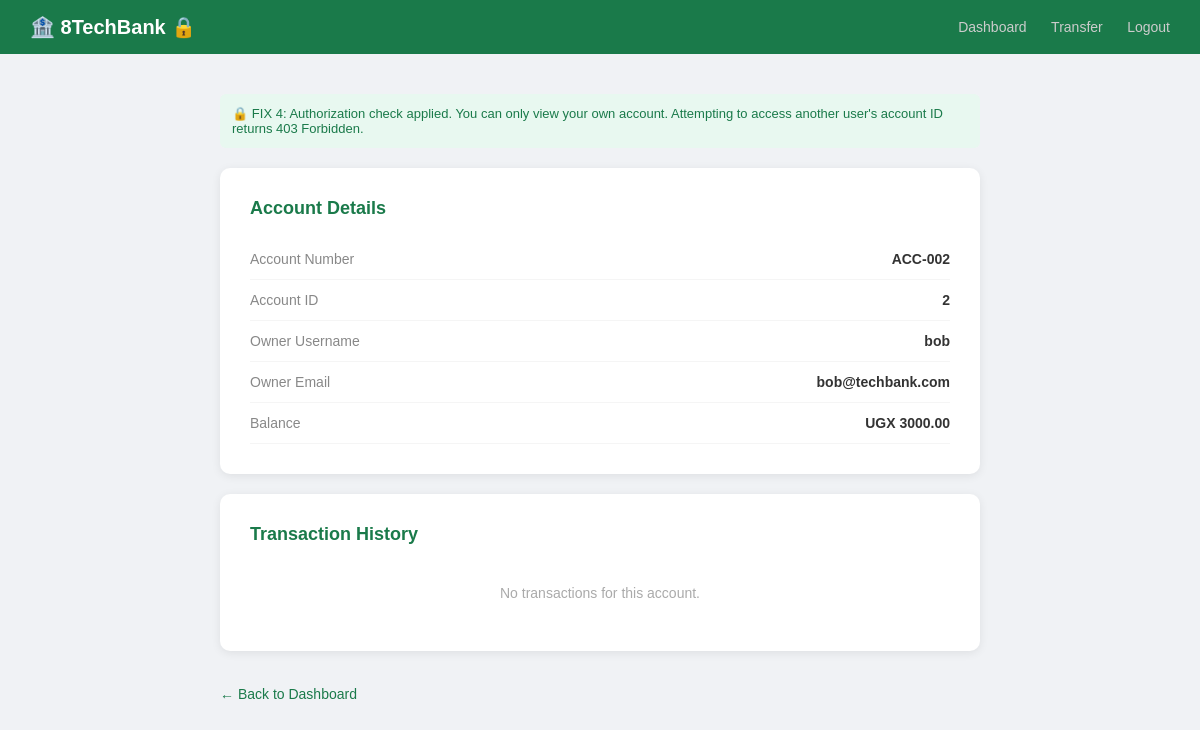
Screenshot of /account/2 (signed in) with the database file from the repository.
### tables this page shows
CREATE TABLE accounts (
            id INTEGER PRIMARY KEY AUTOINCREMENT,
            user_id INTEGER NOT NULL,
            account_number TEXT NOT NULL UNIQUE,
            balance REAL DEFAULT 0.0,
            FOREIGN KEY (user_id) REFERENCES users(id)
        );

CREATE TABLE users (
            id INTEGER PRIMARY KEY AUTOINCREMENT,
            username TEXT NOT NULL UNIQUE,
            password TEXT NOT NULL,
            role TEXT DEFAULT 'user',
            email TEXT
        );

### app.py (the view)
@app.route('/account/<int:account_id>')
@login_required
def view_account(account_id):
    db = get_db()
    account = db.execute(
        "SELECT * FROM accounts WHERE id=?", (account_id,)
    ).fetchone()
    if not account:
        abort(404)
    if account['user_id'] != session['user_id']:
        abort(403)  # Forbidden - IDOR exploit now blocked
    owner = db.execute(
        "SELECT username, email FROM users WHERE id=?", (account['user_id'],)
    ).fetchone()
    transactions = db.execute(
        "SELECT * FROM transactions WHERE from_acct=? OR to_acct=? ORDER BY timestamp DESC",
        (account_id, account_id)
    ).fetchall()
    return render_template('account.html', account=account,
                           owner=owner, transactions=transactions)

### app.py (called while the page is built)
def get_db():
    db = getattr(g, '_database', None)
    if db is None:
        db = g._database = sqlite3.connect(DATABASE)
        db.row_factory = sqlite3.Row
    return db

@app.teardown_appcontext
def close_connection(exception):
    db = getattr(g, '_database', None)
    if db is not None:
        db.close()

@app.after_request
def set_security_headers(response):
    response.headers['X-Content-Type-Options'] = 'nosniff'
    response.headers['X-Frame-Options'] = 'DENY'
    response.headers['Referrer-Policy'] = 'no-referrer'
    response.headers['Strict-Transport-Security'] = 'max-age=31536000; includeSubDomains'
    response.headers['Content-Security-Policy'] = (
        "default-src 'self'; "
        "script-src 'self'; "       # No inline scripts allowed
        "style-src 'self' 'unsafe-inline'; "
        "img-src 'self' data:;"
    )
    return response

def login_required(f):
    @wraps(f)
    def decorated(*args, **kwargs):
        if 'user_id' not in session:
            return redirect('/login')
        return f(*args, **kwargs)
    return decorated

### templates/account.html (shortened to what this page needs)
<!doctype html>
<html lang="en">
  <head>
  </head>
  <body>
    <nav>
      <h1>🏦 8TechBank 🔒</h1>
      <div>
        <a href="/dashboard">Dashboard</a>
        <a href="/transfer">Transfer</a>
        <a href="/logout">Logout</a>
      </div>
    </nav>
    <div class="container">
      <div class="fix-note">🔒 FIX 4: Authorization check applied. You can only view your own account. Attempting to access another user's account ID returns 403 Forbidden.</div>
      <div class="card">
        <h2>Account Details</h2>
        <div class="info-row"><span class="label">Account Number</span><span class="value">{{ account.account_number }}</span></div>
        <div class="info-row"><span class="label">Account ID</span><span class="value">{{ account.id }}</span></div>
        <div class="info-row"><span class="label">Owner Username</span><span class="value">{{ owner.username }}</span></div>
        <div class="info-row"><span class="label">Owner Email</span><span class="value">{{ owner.email }}</span></div>
        <div class="info-row"><span class="label">Balance</span><span class="value">UGX {{ "%.2f"|format(account.balance) }}</span></div>
      </div>
      <div class="card">
        <h2>Transaction History</h2>
        {% if transactions %}
        <table>
          <tr>
            <th>From</th>
            <th>To</th>
            <th>Amount (UGX)</th>
            <th>Note</th>
            <th>Date</th>
          </tr>
          {% for tx in transactions %}
          <tr>
            <td>{{ tx.from_acct }}</td>
            <td>{{ tx.to_acct }}</td>
            <td>{{ "%.2f"|format(tx.amount) }}</td>
            <td>{{ tx.note }}</td>
            <td>{{ tx.timestamp }}</td>
          </tr>
          {% endfor %}
        </table>
        {% else %}
        <p class="empty">No transactions for this account.</p>
        {% endif %}
      </div>
      <a href="/dashboard" class="back">← Back to Dashboard</a>
    </div>
  </body>
</html>

### templates/account.html (style rules this page uses)
* { margin: 0; padding: 0; box-sizing: border-box; }
body { font-family: Arial, sans-serif; background: #f0f2f5; }
nav { background: #1a7a4a; padding: 15px 30px; display: flex; justify-content: space-between; align-items: center; }
nav h1 { color: white; font-size: 20px; }
nav div a { color: #ccc; text-decoration: none; margin-left: 20px; font-size: 14px; }
.container { max-width: 800px; margin: 40px auto; padding: 0 20px; }
.card { background: white; padding: 30px; border-radius: 10px; box-shadow: 0 2px 10px rgba(0, 0, 0, 0.08); margin-bottom: 20px; }
.card h2 { color: #1a7a4a; margin-bottom: 20px; font-size: 18px; }
.info-row { display: flex; justify-content: space-between; padding: 12px 0; border-bottom: 1px solid #f5f5f5; font-size: 14px; }
.info-row .label { color: #888; }
.info-row .value { color: #333; font-weight: bold; }
.back { display: inline-block; margin-top: 15px; color: #1a7a4a; text-decoration: none; font-size: 14px; }
.fix-note { background: #e8f8f0; color: #1a7a4a; padding: 12px; border-radius: 6px; margin-bottom: 20px; font-size: 13px; }
.empty { color: #aaa; font-size: 14px; text-align: center; padding: 20px; }

### rows the page displays
accounts: account_number "ACC-002", id "2", balance "3000.00"
users: username "bob", email "bob@techbank.com"
